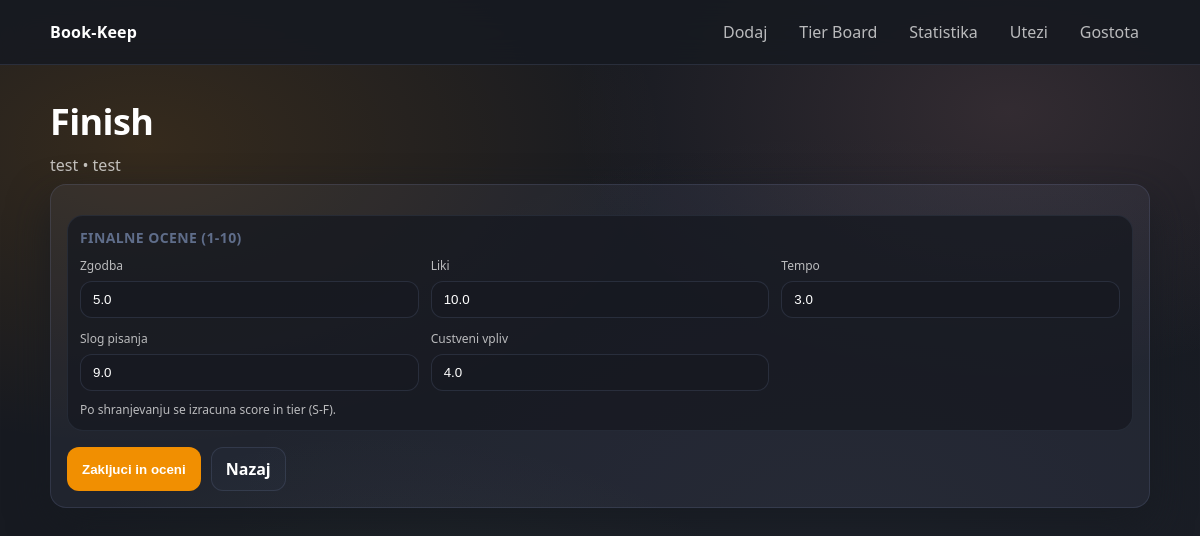
/finish/3, run on the app's committed database.
### tables this page shows
CREATE TABLE entries (
    id INTEGER PRIMARY KEY AUTOINCREMENT,
    naslov TEXT NOT NULL,
    avtor TEXT NOT NULL,
    tip TEXT NOT NULL CHECK(tip IN ('book', 'audiobook')),
    zvrst TEXT NOT NULL CHECK(zvrst IN (
        'Fantazija',
        'Znanstvena fantastika',
        'Romanca',
        'Kriminalka',
        'Triler',
        'Grozljivka',
        'Avantura',
        'Zgodovinski roman',
        'Mladinski roman',
        'Realisticni roman',
        'Self-Help',
        'Drugo'
    )),
    slika_naslovnice TEXT,
    kratko_mnenje TEXT NOT NULL,
    fav_quote TEXT,
    opombe TEXT,
    skupna_ocena REAL NOT NULL,
    tier TEXT NOT NULL CHECK(tier IN ('S', 'A', 'B', 'C', 'D', 'F'))
);

CREATE TABLE entry_ratings (
    id INTEGER PRIMARY KEY AUTOINCREMENT,
    entry_id INTEGER NOT NULL,
    kriterij TEXT NOT NULL CHECK(kriterij IN (
        'zgodba',
        'liki',
        'tempo',
        'slog',
        'custveni_vpliv',
        'naracija',
        'jasnost_govora',
        'zvocna_izkusnja'
    )),
    ocena REAL NOT NULL CHECK(ocena >= 1 AND ocena <= 10),
    FOREIGN KEY (entry_id) REFERENCES entries(id) ON DELETE CASCADE
);

### app.py (the view, shortened to what this page needs)
@app.route("/finish/<int:entry_id>", methods=["GET", "POST"])
def finish(entry_id: int):
    entry = get_entry(entry_id)
    if entry is None:
        abort(404)
    return render_template("finish.html", entry=entry)

### app.py (called while the page is built)
@app.context_processor
def _inject_static_version():
    def mtime(rel_path: str) -> int:
        try:
            return int((BASE_DIR / rel_path).stat().st_mtime)
        except OSError:
            return int(time.time())
    return {
        "static_v_css": mtime("static/style.css"),
        "static_v_js": mtime("static/app.js"),
    }

@app.after_request
def _no_store(resp):
    resp.headers["Cache-Control"] = "no-store, max-age=0"
    return resp

### database.py (called while the page is built)
def get_connection():
    conn = sqlite3.connect(DB_PATH)
    return conn

### templates/finish.html (shortened to what this page needs)
{% extends "base.html" %}
{% block content %}
  <section class="hero">
    <h1 class="hero__title">Finish</h1>
    <p class="hero__subtitle">{{ entry['naslov'] }} • {{ entry['avtor'] }}</p>
  </section>
  <form class="form" method="POST" data-entry-form>
    <section class="panel">
      <h2 class="panel__title">Finalne ocene (1-10)</h2>
      <div class="panel__grid">
        {% for k, label in [
          ('zgodba','Zgodba'),
          ('liki','Liki'),
          ('tempo','Tempo'),
          ('slog','Slog pisanja'),
          ('custveni_vpliv','Custveni vpliv'),
          ('naracija','Naracija'),
          ('jasnost_govora','Jasnost govora'),
          ('zvocna_izkusnja','Zvoczna izkusnja')
        ] %}
          <label class="field" data-kriterij="{{ k }}">
            <span class="field__label">{{ label }}</span>
            <input class="input" name="rating_{{ k }}" type="number" min="1" max="10" step="0.5" inputmode="decimal" value="{{ entry['ratings'].get(k,'') }}">
          </label>
        {% endfor %}
      </div>
      <p class="hint">Po shranjevanju se izracuna score in tier (S-F).</p>
    </section>
    <div class="form__actions">
      <button class="btn" type="submit">Zakljuci in oceni</button>
      <a class="btn btn--ghost" href="{{ url_for('entry_details', entry_id=entry['id']) }}">Nazaj</a>
    </div>
  </form>
{% endblock %}

### static/style.css (style rules this page uses)
:root { --c-bg: #171A21; --c-accent: #F18F01; --c-green: #7A9B76; --c-blue: #7284A8; --c-pink: #DC9596; --bg0: var(--c-bg); --bg1: var(--c-bg); --panel: #7284A812; --panel-strong: #7284A81A; --stroke: #7284A833; --stroke-weak: #7284A824; --text: #FFFFFF; --muted: #FFFFFFB3; --accent: var(--c-accent); --accent2: var(--c-pink); --danger: var(--c-pink); --shadow: 0 18px 40px #171A21CC; --radius: 16px; --sp-1: 4px; --sp-2: 8px; --sp-3: 12px; --sp-4: 16px; --sp-5: 24px; --sp-6: 32px; --fs-14: 14px; --fs-16: 16px; --fs-20: 20px; --fs-28: 28px; --fs-36: 36px; --fs-48: 48px; }
* { box-sizing: border-box; }
html, body { height: 100%; }
body { margin: 0; font-family: ui-sans-serif, system-ui, -apple-system, Segoe UI, Roboto, Arial, "Noto Sans", sans-serif; color: var(--text); background: radial-gradient(900px 520px at 12% 18%, #F18F0124, #171A2100 58%), radial-gradient(780px 480px at 84% 14%, #DC959624, #171A2100 56%), radial-gradient(760px 520px at 32% 92%, #7A9B7624, #171A2100 58%), radial-gradient(1000px 700px at 70% 70%, #7284A812, #171A2100 62%), linear-gradient(180deg, var(--bg0), var(--bg1)); }
.hero { padding: var(--sp-6) 0 var(--sp-2); }
.hero__title { margin: 0; font-size: var(--fs-36); letter-spacing: -0.6px; }
.hero__subtitle { margin: 8px 0 0; color: var(--muted); }
.input, .select, .textarea { width: 100%; padding: 10px 12px; border-radius: 12px; border: 1px solid var(--stroke); background: #171A21CC; color: var(--text); outline: none; }
.input::placeholder { color: #7284A880; }
.btn { display: inline-flex; align-items: center; justify-content: center; gap: 8px; padding: 10px 14px; border-radius: 12px; border: 1px solid #F18F01B3; background: #F18F01; color: #FFFFFF; font-weight: 700; text-decoration: none; cursor: pointer; }
.btn--ghost { background: #7284A80A; color: var(--text); border-color: var(--stroke); }
.form { border: 1px solid var(--stroke); background: var(--panel-strong); border-radius: var(--radius); padding: var(--sp-4); box-shadow: var(--shadow); margin-bottom: 40px; }
.field { display: grid; gap: 7px; }
.field__label { color: var(--muted); font-size: 12px; }
.panel { margin-top: 14px; padding: var(--sp-3); border-radius: var(--radius); border: 1px solid var(--stroke-weak); background: #171A21CC; }
.panel__title { margin: 0 0 10px; font-size: 14px; letter-spacing: 0.4px; text-transform: uppercase; color: #7284A8C7; }
.panel__grid { display: grid; grid-template-columns: repeat(3, 1fr); gap: 12px; }
.hint { margin: 10px 0 0; color: var(--muted); font-size: 12px; }
.form__actions { display: flex; gap: 10px; margin-top: 16px; }

### data on the page
entries: naslov "test", avtor "test"
entry_ratings: ratings.get "5.0"
entry_ratings: ratings.get "10.0"
entry_ratings: ratings.get "3.0"
entry_ratings: ratings.get "9.0"
entry_ratings: ratings.get "4.0"

### other printed values
{{ label }} "Zgodba" "Liki" "Tempo" "Slog pisanja" "Custveni vpliv"
